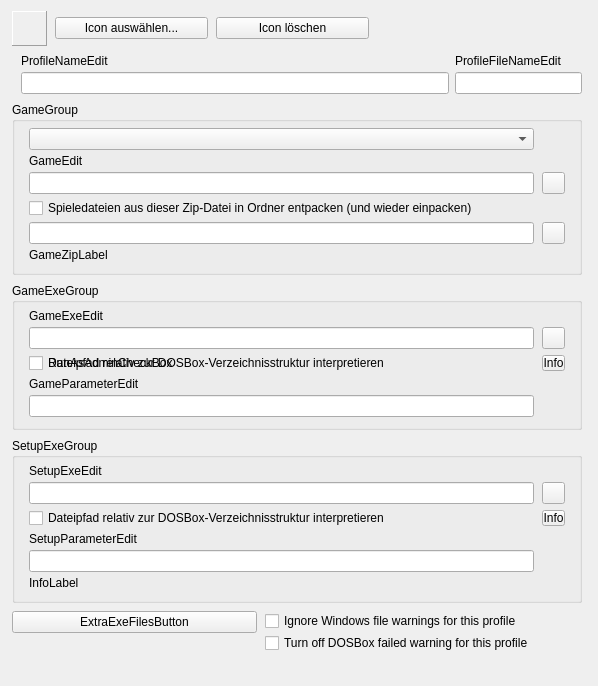
<?xml version="1.0" encoding="UTF-8"?>
<ui version="4.0">
  <class>ModernProfileEditorBaseFrame</class>
  <widget class="QWidget" name="ModernProfileEditorBaseFrame">
    <property name="geometry"><rect><x>0</x><y>0</y><width>598</width><height>686</height></rect></property>
    <property name="vclDesignWidth" stdset="0"><number>598</number></property>
    <property name="vclDesignHeight" stdset="0"><number>686</number></property>
    <layout class="QVBoxLayout" name="ModernProfileEditorBaseFrame_Layout">
      <property name="leftMargin"><number>12</number></property>
      <property name="topMargin"><number>11</number></property>
      <property name="rightMargin"><number>16</number></property>
      <property name="bottomMargin"><number>8</number></property>
      <property name="spacing"><number>8</number></property>
      <item>
        <layout class="QHBoxLayout" name="IconRow_Layout">
          <property name="spacing"><number>8</number></property>
          <item>
            <widget class="QFrame" name="IconPanel">
              <property name="frameShape"><enum>QFrame::Panel</enum></property>
              <property name="frameShadow"><enum>QFrame::Raised</enum></property>
              <property name="vclClass" stdset="0"><string notr="true">TPanel</string></property>
              <property name="minimumSize"><size><width>35</width><height>35</height></size></property>
              <property name="maximumSize"><size><width>35</width><height>35</height></size></property>
              <widget class="TImageWidget" name="IconImage">
                <property name="geometry"><rect><x>1</x><y>1</y><width>33</width><height>33</height></rect></property>
                <property name="vclAlign" stdset="0"><string notr="true">alClient</string></property>
                <property name="alignment"><set>Qt::AlignLeft|Qt::AlignTop</set></property>
              </widget>
            </widget>
          </item>
          <item>
            <widget class="QPushButton" name="IconSelectButton">
              <property name="text"><string>Icon auswählen...</string></property>
              <property name="autoDefault"><bool>false</bool></property>
              <property name="vclOnClick" stdset="0"><string notr="true">IconButtonClick</string></property>
              <property name="minimumSize"><size><width>153</width><height>0</height></size></property>
            </widget>
          </item>
          <item>
            <widget class="QPushButton" name="IconDeleteButton">
              <property name="tag" stdset="0"><number>1</number></property>
              <property name="text"><string>Icon löschen</string></property>
              <property name="autoDefault"><bool>false</bool></property>
              <property name="vclOnClick" stdset="0"><string notr="true">IconButtonClick</string></property>
              <property name="minimumSize"><size><width>153</width><height>0</height></size></property>
            </widget>
          </item>
          <item>
            <spacer name="IconRow_Fill">
              <property name="orientation"><enum>Qt::Horizontal</enum></property>
              <property name="sizeHint" stdset="0"><size><width>0</width><height>0</height></size></property>
            </spacer>
          </item>
        </layout>
      </item>
      <item>
        <layout class="QGridLayout" name="Names_Layout" columnstretch="1,0">
          <property name="leftMargin"><number>9</number></property>
          <property name="topMargin"><number>0</number></property>
          <property name="rightMargin"><number>0</number></property>
          <property name="bottomMargin"><number>0</number></property>
          <property name="horizontalSpacing"><number>6</number></property>
          <property name="verticalSpacing"><number>4</number></property>
          <item row="0" column="0">
            <widget class="QLabel" name="ProfileNameEdit_EditLabel">
              <property name="text"><string>ProfileNameEdit</string></property>
              <property name="textFormat"><enum>Qt::PlainText</enum></property>
              <property name="vclFocusControl" stdset="0"><string notr="true">ProfileNameEdit</string></property>
              <property name="vclLabeledEditOf" stdset="0"><string notr="true">ProfileNameEdit</string></property>
            </widget>
          </item>
          <item row="0" column="1">
            <widget class="QLabel" name="ProfileFileNameEdit_EditLabel">
              <property name="text"><string>ProfileFileNameEdit</string></property>
              <property name="textFormat"><enum>Qt::PlainText</enum></property>
              <property name="vclFocusControl" stdset="0"><string notr="true">ProfileFileNameEdit</string></property>
              <property name="vclLabeledEditOf" stdset="0"><string notr="true">ProfileFileNameEdit</string></property>
            </widget>
          </item>
          <item row="1" column="0">
            <widget class="QLineEdit" name="ProfileNameEdit">
      </widget>
          </item>
          <item row="1" column="1">
            <widget class="QLineEdit" name="ProfileFileNameEdit">
              <property name="readOnly"><bool>true</bool></property>
              <property name="minimumSize"><size><width>127</width><height>0</height></size></property>
            </widget>
          </item>
        </layout>
      </item>
      <item>
        <widget class="QGroupBox" name="GameGroup">
          <property name="title"><string>GameGroup</string></property>
          <layout class="QGridLayout" name="GameGroup_Layout" columnstretch="1,0">
            <property name="leftMargin"><number>14</number></property>
            <property name="topMargin"><number>6</number></property>
            <property name="rightMargin"><number>14</number></property>
            <property name="bottomMargin"><number>10</number></property>
            <property name="horizontalSpacing"><number>8</number></property>
            <property name="verticalSpacing"><number>4</number></property>
            <item row="0" column="0">
              <widget class="QComboBox" name="GameComboBox">
                <property name="editable"><bool>false</bool></property>
                <property name="maxVisibleItems"><number>8</number></property>
              </widget>
            </item>
            <item row="1" column="0">
              <widget class="QLabel" name="GameEdit_EditLabel">
                <property name="text"><string>GameEdit</string></property>
                <property name="textFormat"><enum>Qt::PlainText</enum></property>
                <property name="vclFocusControl" stdset="0"><string notr="true">GameEdit</string></property>
                <property name="vclLabeledEditOf" stdset="0"><string notr="true">GameEdit</string></property>
              </widget>
            </item>
            <item row="2" column="0">
              <widget class="QLineEdit" name="GameEdit">
        </widget>
            </item>
            <item row="2" column="1">
              <widget class="QToolButton" name="GameButton">
                <property name="tag" stdset="0"><number>2</number></property>
                <property name="icon"><iconset resource="../../resources/dfend.qrc"><normaloff>:/glyphs/f94df2c8efcaad41.png</normaloff></iconset></property>
                <property name="iconSize"><size><width>16</width><height>16</height></size></property>
                <property name="minimumSize"><size><width>23</width><height>22</height></size></property>
                <property name="maximumSize"><size><width>23</width><height>22</height></size></property>
              </widget>
            </item>
            <item row="3" column="0">
              <widget class="QCheckBox" name="GameZipCheckBox">
                <property name="text"><string>Spieledateien aus dieser Zip-Datei in Ordner entpacken (und wieder einpacken)</string></property>
              </widget>
            </item>
            <item row="4" column="0">
              <widget class="QLineEdit" name="GameZipEdit">
        </widget>
            </item>
            <item row="4" column="1">
              <widget class="QToolButton" name="GameZipButton">
                <property name="tag" stdset="0"><number>3</number></property>
                <property name="icon"><iconset resource="../../resources/dfend.qrc"><normaloff>:/glyphs/92d9d1a333bceee3.png</normaloff></iconset></property>
                <property name="iconSize"><size><width>16</width><height>16</height></size></property>
                <property name="minimumSize"><size><width>23</width><height>22</height></size></property>
                <property name="maximumSize"><size><width>23</width><height>22</height></size></property>
              </widget>
            </item>
            <item row="5" column="0">
              <widget class="QLabel" name="GameZipLabel">
                <property name="text"><string>GameZipLabel</string></property>
                <property name="textFormat"><enum>Qt::PlainText</enum></property>
                <property name="wordWrap"><bool>true</bool></property>
                <property name="alignment"><set>Qt::AlignLeft|Qt::AlignTop</set></property>
              </widget>
            </item>
          </layout>
        </widget>
      </item>
      <item>
        <widget class="QGroupBox" name="GameExeGroup">
          <property name="title"><string>GameExeGroup</string></property>
          <layout class="QGridLayout" name="GameExeGroup_Layout" columnstretch="1,0">
            <property name="leftMargin"><number>14</number></property>
            <property name="topMargin"><number>6</number></property>
            <property name="rightMargin"><number>14</number></property>
            <property name="bottomMargin"><number>10</number></property>
            <property name="horizontalSpacing"><number>8</number></property>
            <property name="verticalSpacing"><number>4</number></property>
            <item row="0" column="0">
              <widget class="QLabel" name="GameExeEdit_EditLabel">
                <property name="text"><string>GameExeEdit</string></property>
                <property name="textFormat"><enum>Qt::PlainText</enum></property>
                <property name="vclFocusControl" stdset="0"><string notr="true">GameExeEdit</string></property>
                <property name="vclLabeledEditOf" stdset="0"><string notr="true">GameExeEdit</string></property>
              </widget>
            </item>
            <item row="1" column="0">
              <widget class="QLineEdit" name="GameExeEdit">
        </widget>
            </item>
            <item row="1" column="1">
              <widget class="QToolButton" name="GameExeButton">
                <property name="icon"><iconset resource="../../resources/dfend.qrc"><normaloff>:/glyphs/92d9d1a333bceee3.png</normaloff></iconset></property>
                <property name="iconSize"><size><width>16</width><height>16</height></size></property>
                <property name="minimumSize"><size><width>23</width><height>22</height></size></property>
                <property name="maximumSize"><size><width>23</width><height>22</height></size></property>
              </widget>
            </item>
            <item row="2" column="0">
              <widget class="QCheckBox" name="GameRelPathCheckBox">
                <property name="visible"><bool>false</bool></property>
                <property name="text"><string>Dateipfad relativ zur DOSBox-Verzeichnisstruktur interpretieren</string></property>
              </widget>
            </item>
            <item row="2" column="0">
              <widget class="QCheckBox" name="RunAsAdminCheckBox">
                <property name="text"><string>RunAsAdminCheckBox</string></property>
              </widget>
            </item>
            <item row="2" column="1">
              <widget class="QToolButton" name="InfoButton1">
                <property name="text"><string>Info</string></property>
                <property name="toolButtonStyle"><enum>Qt::ToolButtonTextOnly</enum></property>
                <property name="minimumSize"><size><width>23</width><height>16</height></size></property>
                <property name="maximumSize"><size><width>23</width><height>16</height></size></property>
              </widget>
            </item>
            <item row="3" column="0">
              <widget class="QLabel" name="GameParameterEdit_EditLabel">
                <property name="text"><string>GameParameterEdit</string></property>
                <property name="textFormat"><enum>Qt::PlainText</enum></property>
                <property name="vclFocusControl" stdset="0"><string notr="true">GameParameterEdit</string></property>
                <property name="vclLabeledEditOf" stdset="0"><string notr="true">GameParameterEdit</string></property>
              </widget>
            </item>
            <item row="4" column="0">
              <widget class="QLineEdit" name="GameParameterEdit">
        </widget>
            </item>
          </layout>
        </widget>
      </item>
      <item>
        <widget class="QGroupBox" name="SetupExeGroup">
          <property name="title"><string>SetupExeGroup</string></property>
          <layout class="QGridLayout" name="SetupExeGroup_Layout" columnstretch="1,0">
            <property name="leftMargin"><number>14</number></property>
            <property name="topMargin"><number>6</number></property>
            <property name="rightMargin"><number>14</number></property>
            <property name="bottomMargin"><number>10</number></property>
            <property name="horizontalSpacing"><number>8</number></property>
            <property name="verticalSpacing"><number>4</number></property>
            <item row="0" column="0">
              <widget class="QLabel" name="SetupExeEdit_EditLabel">
                <property name="text"><string>SetupExeEdit</string></property>
                <property name="textFormat"><enum>Qt::PlainText</enum></property>
                <property name="vclFocusControl" stdset="0"><string notr="true">SetupExeEdit</string></property>
                <property name="vclLabeledEditOf" stdset="0"><string notr="true">SetupExeEdit</string></property>
              </widget>
            </item>
            <item row="1" column="0">
              <widget class="QLineEdit" name="SetupExeEdit">
        </widget>
            </item>
            <item row="1" column="1">
              <widget class="QToolButton" name="SetupExeButton">
                <property name="tag" stdset="0"><number>1</number></property>
                <property name="icon"><iconset resource="../../resources/dfend.qrc"><normaloff>:/glyphs/92d9d1a333bceee3.png</normaloff></iconset></property>
                <property name="iconSize"><size><width>16</width><height>16</height></size></property>
                <property name="minimumSize"><size><width>23</width><height>22</height></size></property>
                <property name="maximumSize"><size><width>23</width><height>22</height></size></property>
              </widget>
            </item>
            <item row="2" column="0">
              <widget class="QCheckBox" name="SetupRelPathCheckBox">
                <property name="tag" stdset="0"><number>1</number></property>
                <property name="text"><string>Dateipfad relativ zur DOSBox-Verzeichnisstruktur interpretieren</string></property>
              </widget>
            </item>
            <item row="2" column="1">
              <widget class="QToolButton" name="InfoButton2">
                <property name="text"><string>Info</string></property>
                <property name="toolButtonStyle"><enum>Qt::ToolButtonTextOnly</enum></property>
                <property name="minimumSize"><size><width>23</width><height>16</height></size></property>
                <property name="maximumSize"><size><width>23</width><height>16</height></size></property>
              </widget>
            </item>
            <item row="3" column="0">
              <widget class="QLabel" name="SetupParameterEdit_EditLabel">
                <property name="text"><string>SetupParameterEdit</string></property>
                <property name="textFormat"><enum>Qt::PlainText</enum></property>
                <property name="vclFocusControl" stdset="0"><string notr="true">SetupParameterEdit</string></property>
                <property name="vclLabeledEditOf" stdset="0"><string notr="true">SetupParameterEdit</string></property>
              </widget>
            </item>
            <item row="4" column="0">
              <widget class="QLineEdit" name="SetupParameterEdit">
        </widget>
            </item>
            <item row="5" column="0" colspan="2">
              <widget class="QLabel" name="InfoLabel">
                <property name="text"><string>InfoLabel</string></property>
                <property name="textFormat"><enum>Qt::PlainText</enum></property>
                <property name="wordWrap"><bool>true</bool></property>
                <property name="alignment"><set>Qt::AlignLeft|Qt::AlignTop</set></property>
              </widget>
            </item>
          </layout>
        </widget>
      </item>
      <item>
        <layout class="QHBoxLayout" name="Bottom_Layout" stretch="0,1">
          <property name="spacing"><number>8</number></property>
          <item alignment="Qt::AlignTop">
            <widget class="QPushButton" name="ExtraExeFilesButton">
              <property name="text"><string>ExtraExeFilesButton</string></property>
              <property name="icon"><iconset resource="../../resources/dfend.qrc"><normaloff>:/glyphs/813e1c2e8e29a4bc.png</normaloff></iconset></property>
              <property name="autoDefault"><bool>false</bool></property>
              <property name="vclOnClick" stdset="0"><string notr="true">ExtraExeFilesButtonClick</string></property>
              <property name="minimumSize"><size><width>245</width><height>0</height></size></property>
            </widget>
          </item>
          <item>
            <layout class="QVBoxLayout" name="Warnings_Layout">
              <property name="spacing"><number>2</number></property>
              <item>
                <widget class="QCheckBox" name="IgnoreWindowsWarningsCheckBox">
                  <property name="visible"><bool>false</bool></property>
                  <property name="text"><string>Ignore Windows file warnings for this profile</string></property>
                </widget>
              </item>
              <item>
                <widget class="QCheckBox" name="TurnOffDOSBoxFailedWarningCheckBox">
                  <property name="visible"><bool>false</bool></property>
                  <property name="text"><string>Turn off DOSBox failed warning for this profile</string></property>
                </widget>
              </item>
            </layout>
          </item>
        </layout>
      </item>
      <item>
        <spacer name="ModernProfileEditorBaseFrame_VFill">
          <property name="orientation"><enum>Qt::Vertical</enum></property>
          <property name="sizeHint" stdset="0"><size><width>0</width><height>0</height></size></property>
        </spacer>
      </item>
    </layout>
  </widget>
  <customwidgets>
    <customwidget>
      <class>TImageWidget</class>
      <extends>QLabel</extends>
      <header>VclWidgets.h</header>
    </customwidget>
  </customwidgets>
  <tabstops>
    <tabstop>IconSelectButton</tabstop>
    <tabstop>IconDeleteButton</tabstop>
    <tabstop>ProfileNameEdit</tabstop>
    <tabstop>ProfileFileNameEdit</tabstop>
    <tabstop>GameExeEdit</tabstop>
    <tabstop>GameRelPathCheckBox</tabstop>
    <tabstop>RunAsAdminCheckBox</tabstop>
    <tabstop>GameParameterEdit</tabstop>
    <tabstop>SetupExeEdit</tabstop>
    <tabstop>SetupRelPathCheckBox</tabstop>
    <tabstop>SetupParameterEdit</tabstop>
    <tabstop>GameComboBox</tabstop>
    <tabstop>GameEdit</tabstop>
    <tabstop>GameZipCheckBox</tabstop>
    <tabstop>GameZipEdit</tabstop>
    <tabstop>ExtraExeFilesButton</tabstop>
    <tabstop>IgnoreWindowsWarningsCheckBox</tabstop>
    <tabstop>TurnOffDOSBoxFailedWarningCheckBox</tabstop>
  </tabstops>
  <resources>
    <include location="../../resources/dfend.qrc" />
  </resources>
  <connections />
</ui>
